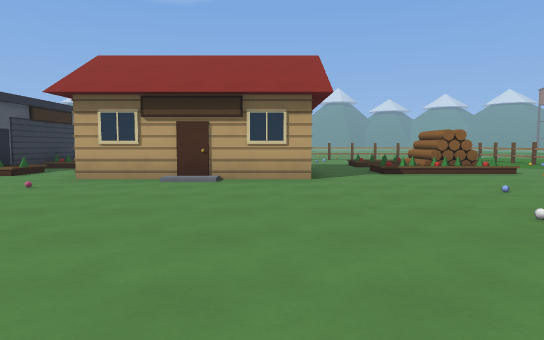
[1] (above)

22 first-person views from a walk through a Godot game level. The camera is 1.3 m above the floor, tilts 4° down and sees 75° across. The floor is counted in squares, 2 m on a side. Each view is taken from the middle of a square. On the plan, view 1 faces up. The plan holds only what a view shows up to about 10 squares ahead; the rest is blank. The place goes on beyond the plan.

[2]
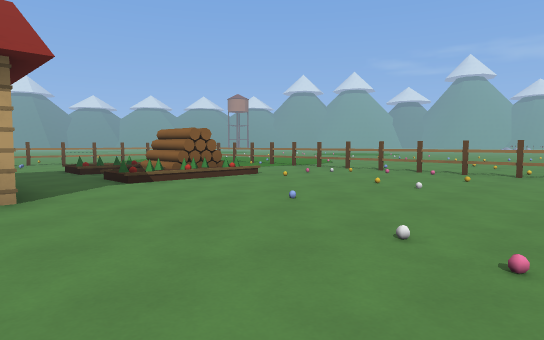

[3]
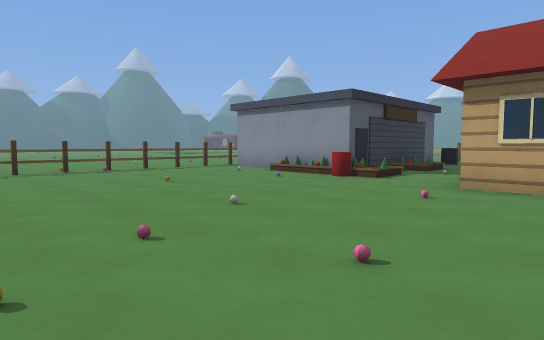

[4]
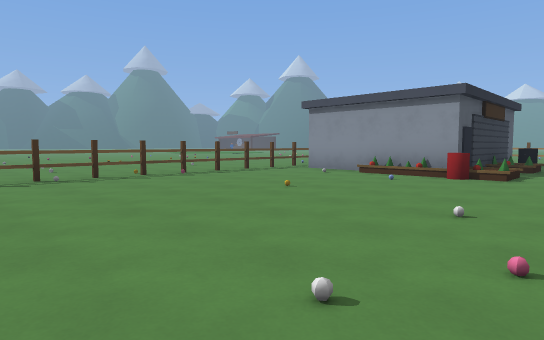

[5]
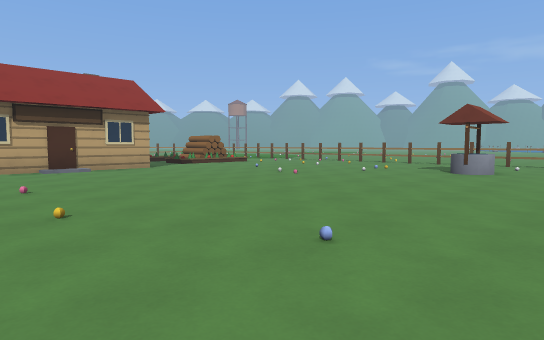

[6]
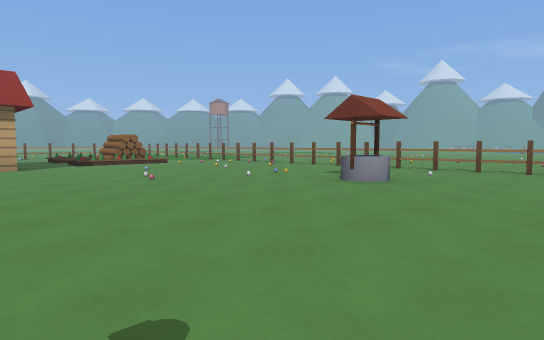

[7]
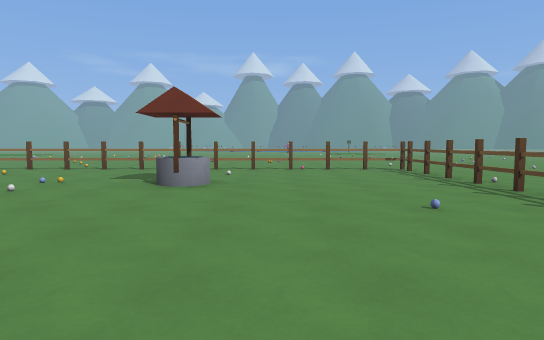

[8]
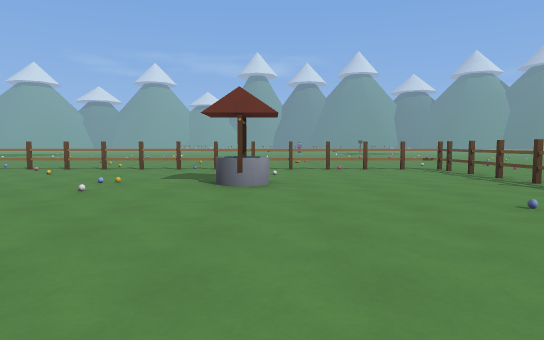

[9]
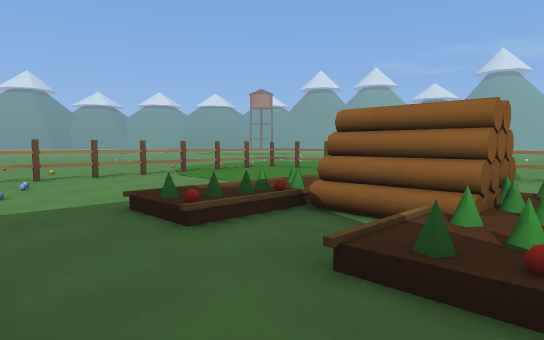

[10]
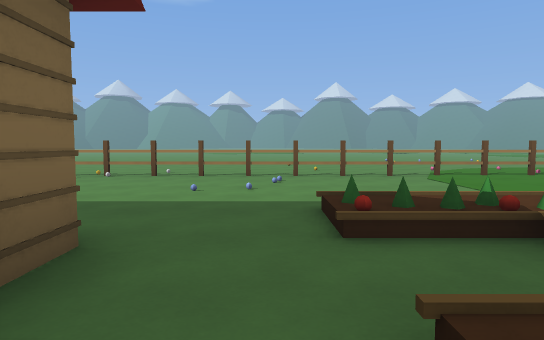

[11]
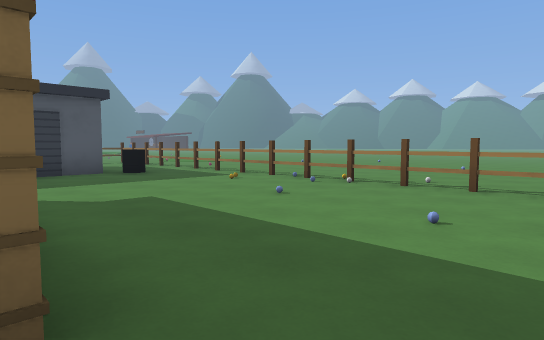

[12]
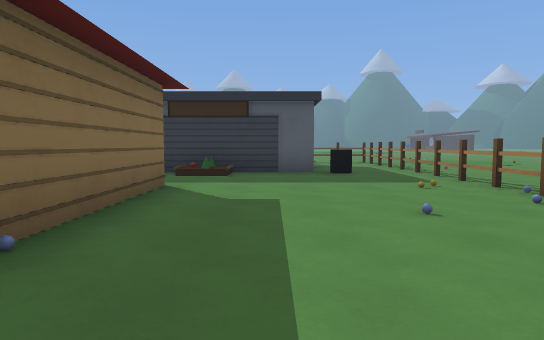

[13]
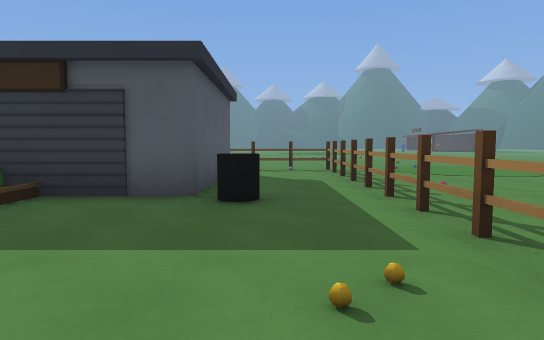

[14]
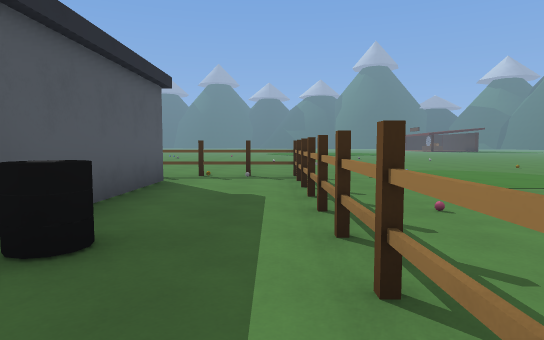

[15]
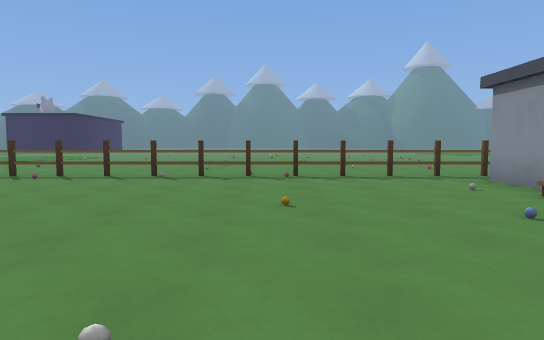

[16]
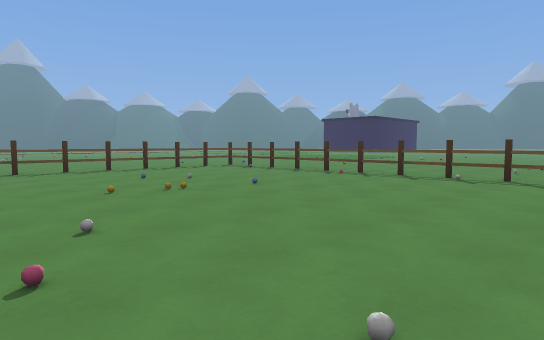

[17]
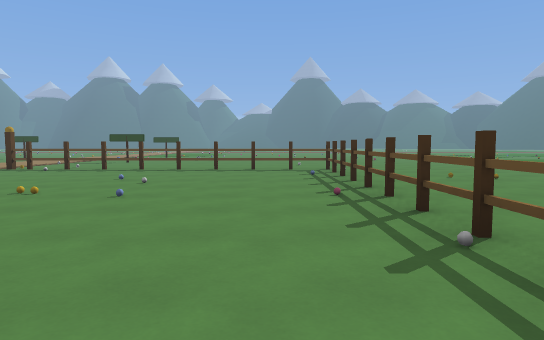

[18]
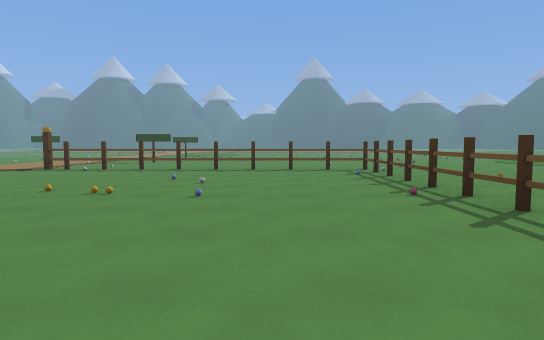

[19]
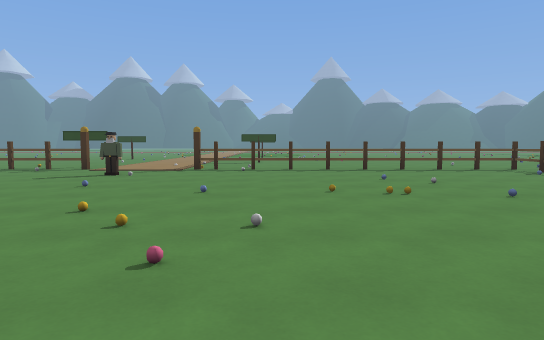

[20]
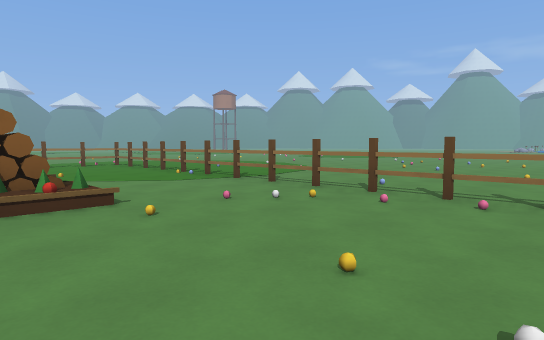

[21]
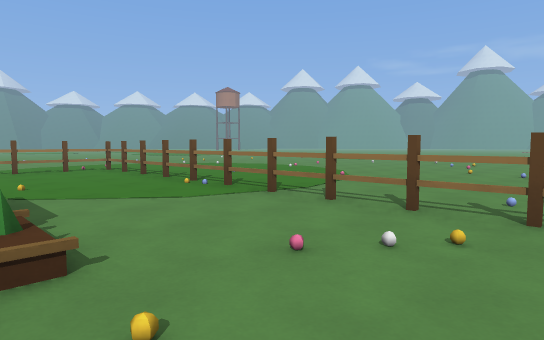

[22]
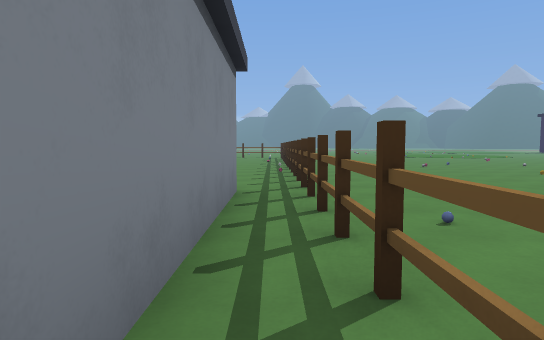

### Floor plan
Key: @ floor where view 1 was taken; # wall or solid block; x gap in a wall; . main floor; : floor 0.25 m higher than the main floor; / step, stairs or slope; = window, fence, low wall or low ledge; ^ raised ledge; T thing the floor can be seen under or through.
Columns run from 18 left of view 1 to 14 right of it. Each row starts with its distance up from view 1.
 21     ...
 20     .....
 19     ........   ..... ..
 18       ....... ..............
 17       ......................
 16      .###TTTTTTTTTTTTTTTTT..
 15     ..T...................=..
 14     ..T...................T..
 13     ..T.####..............T..
 12     ..T.#  #............/.T.. ..
 11      .#.#  #/........:x/..T......
 10     ..#.#  #/..####...=/..T......
  9     ..T.#  #...    ../=/..T......
  8    ...T.#####..    ..///..T......
  7   ....T........####..../..T......
  6   ....T...................T... ..
  5  .....T...................T... ..
  4 ......T...................T...
  3 ......T...................T..
  2   ....T...................T.
  1    ...T...................T.
  0     ..T...........@....^..T.
 -1     ..T................^..T..
 -2    ...T...................T..
 -3    ...T...................T.
 -4   ....T.........#.........T.
 -5   .....=TTTTTTTT..    TTTTT.
 -6   ............./..##T ......
 -7            ..          .....
 -8                           ..
 -9                           ..

Positions as (right, up) in squares from view 1, and headings:
1: (0, 0), facing up
2: (0, 2), facing up-right
3: (-2, 1), facing up-left
4: (-4, 0), facing up-left
5: (-4, -3), facing up-right
6: (-1, -4), facing up-right
7: (-1, -2), facing right
8: (-1, -1), facing right
9: (1, 8), facing up-right
10: (2, 8), facing up
11: (2, 10), facing up-left
12: (2, 12), facing left
13: (-2, 14), facing left
14: (-4, 15), facing left
15: (-4, 4), facing left
16: (-4, 4), facing down-left
17: (-10, 4), facing down
18: (-9, 4), facing down
19: (-5, 4), facing down
20: (4, 4), facing up-right
21: (5, 6), facing up-right
22: (-11, 13), facing down
